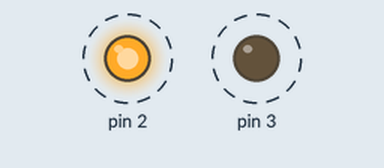
Simulated run of this sketch. Board: Arduino Uno, built with avr-gcc and run on an emulated ATmega328P. Shown: output pins drawn as LEDs (lit = HIGH). Dashed ring = blinking.

Above: at 0.2 s.
Timing chart, 0 to 3.0 s (numbered marks = the images above):
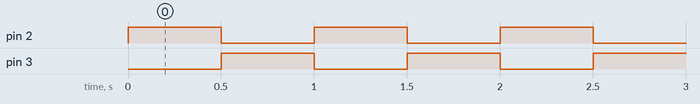

The sketch:

sketch_mar18a.ino
```cpp
void setup(){
  pinMode(2, OUTPUT);
  pinMode(3, OUTPUT);
}

void loop() {

  digitalWrite(2, HIGH);
  digitalWrite(3, LOW);
  delay(500);


  digitalWrite(2, LOW);
  digitalWrite(3, HIGH);
  delay(500);
}
```

Measured:
- by itself, pin 2, pin 3: alternates HIGH for 0.50 s and LOW for 0.50 s
